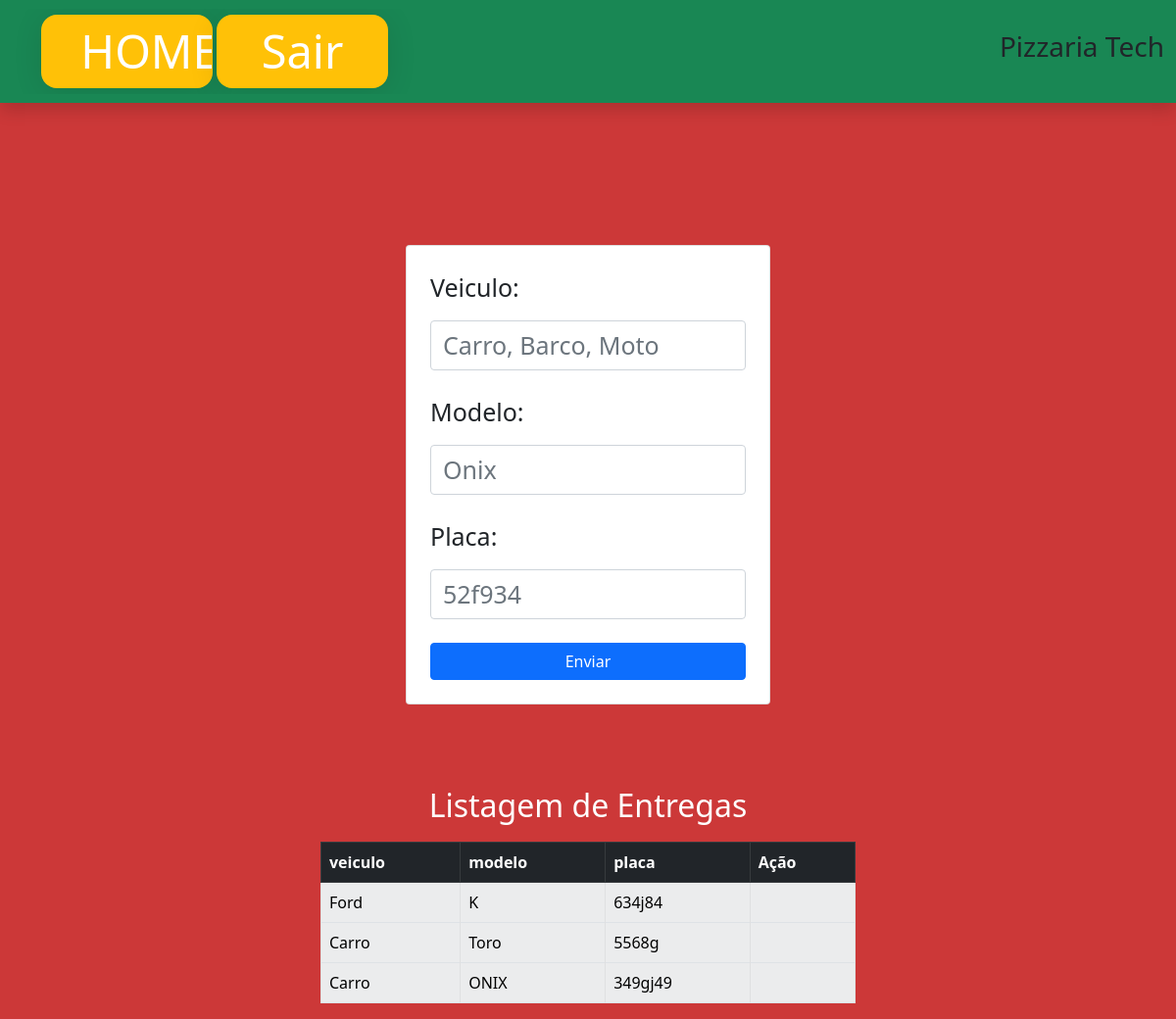
Page /EntregasAdm.php on the earlier database version.
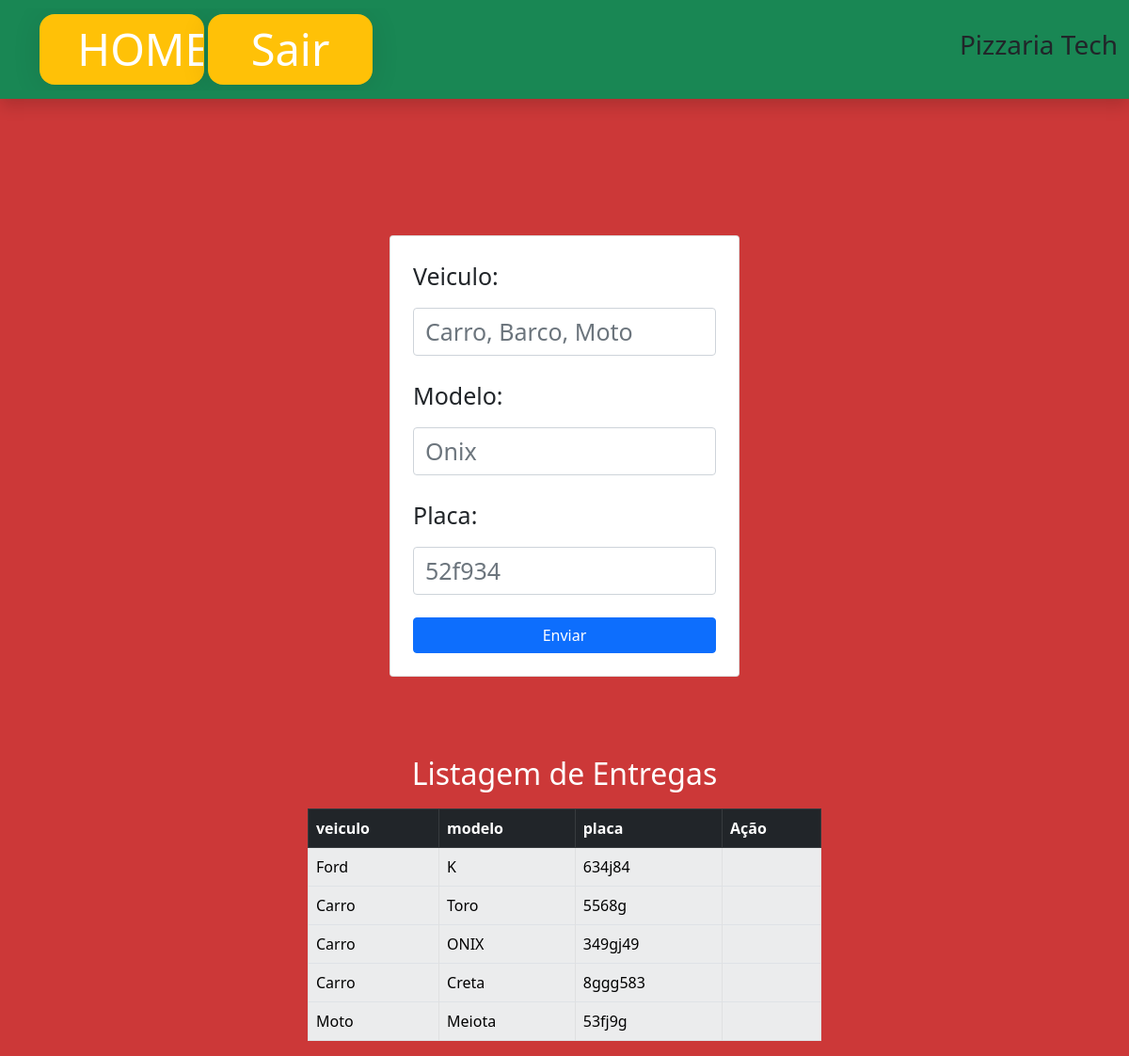
Same page on the later database version.
### tables this page shows
CREATE TABLE `entregas` (
  `idEntregas` int(11) NOT NULL,
  `veiculo` varchar(45) NOT NULL,
  `modelo` varchar(20) NOT NULL,
  `placa` varchar(8) NOT NULL
);

### EntregasAdm.php (the view, shortened to what this page needs)
<?php
    include_once("includes\conexao.php");
    if (isset($_GET["idEntregas"])) {
        $sql = "SELECT * FROM entregas WHERE idEntregas = '{$_GET['idEntregas']}'";
        $resultados = mysqli_query($conn, $sql);
        $dados = mysqli_fetch_assoc($resultados);
        $idEntregas = $dados['idEntregas'];
        $veiculo = $dados['veiculo'];
        $modelo = $dados['modelo'];
        $placa = $dados['placa'];
    } else {
        $veiculo = "";
        $modelo = "";
        $placa = "";
    }
?>
<!DOCTYPE html>
<html lang="pt-BR">
<head>
    <link href="https://cdn.jsdelivr.net/npm/bootstrap@5.0.2/dist/css/bootstrap.min.css" rel="stylesheet">
    <link rel="stylesheet" href="https://cdn.jsdelivr.net/npm/bootstrap-icons@1.11.3/font/bootstrap-icons.min.css">
    <link rel="stylesheet" href="estilo\entrega.css">
</head>
<body style=" background: rgba(204, 56, 56, 1);">
    <?php
        include_once("includes\menuAdm.php");
    ?>
    <div class="container">
        <div class="row justify-content-center">
        </div>
        <div class="row d-flex justify-content-center align-items-start mt-4">
            <div class="quadradoPai">
                <div class="col-md-4 card p-4">
                    <form action="includes\criarEntregaAdm.php" method="post">
                        <label for="" class="form-label">Veiculo:</label>
                        <input type="text" name="veiculo" value="<?php echo $veiculo?>" class="form-control" id="" placeholder="Carro, Barco, Moto"><br>
                        <label for="" class="form-label">Modelo:</label>
                        <input type="text" name="modelo" id="" value="<?php echo $modelo?>"class="form-control" placeholder="Onix"><br>
                        <label for="" class="form-label">Placa:</label>
                        <input type="text" name="placa" class="form-control" value="<?php echo $placa?>" maxlength="7" placeholder="52f934"><br>
                        <div class="d-grid gap-2">
                            <button type="submit" class="btn btn-primary">Enviar</button>
                        </div>
                    </form>
                </div>
            </div>
        </div>
        <div class="row d-flex justify-content-center">
            <h2 class="text-center" style="padding:10px; color:white;">Listagem de Entregas</h2>
            <div class="col-md-6 ">
                <table  class="table table-striped table-bordered">
                    <thead class="table-dark">
                        <tr>
                            <th>veiculo</th>
                            <th>modelo</th>
                            <th>placa</th>
                            <th>Ação</th>
                        </tr>
                    </thead>
                    <?php
                        $sql = "SELECT idEntregas, veiculo, modelo, placa FROM entregas";
                        $result = mysqli_query($conn, $sql);
                        while($dados = mysqli_fetch_assoc($result)){
                            if($_SESSION['tipoUserUsuarioLogado'] == 2){
                                $acoes = "
                                        <a class='btn btn-warning' href='EntregasAdm.php?idEntregas=".$dados['idEntregas']."'>Editar</a>
                                        <a href='includes/excluirEntregas.php?idEntregas=".$dados['idEntregas']."' class='btn btn-danger model' data-toggle='modal' data-target='#excluir_".$dados['idEntregas']."'>Excluir</a>";
                                } else {
                                    $acoes = "";
                                }
                            echo "
                                    <tbody>
                                        <tr>
                                            <td class='table-light'>".$dados['veiculo']."</td>
                                            <td class='table-light'>".$dados['modelo']."</td>
                                            <td class='table-light'>".$dados['placa']."</td>
                                            <td class='table-light' style='text-align: center;'>
                                                ".$acoes."
                                            </td>
                                        </tr>
                                    </tbody>";
                        }
                    ?>
                </table>
            </div>
        </div>
    </div>
</body>
</html>

Differences in the rows shown:
added entregas: veiculo "Carro", modelo "Creta", placa "8ggg583"
added entregas: veiculo "Moto", modelo "Meiota", placa "53fj9g"
